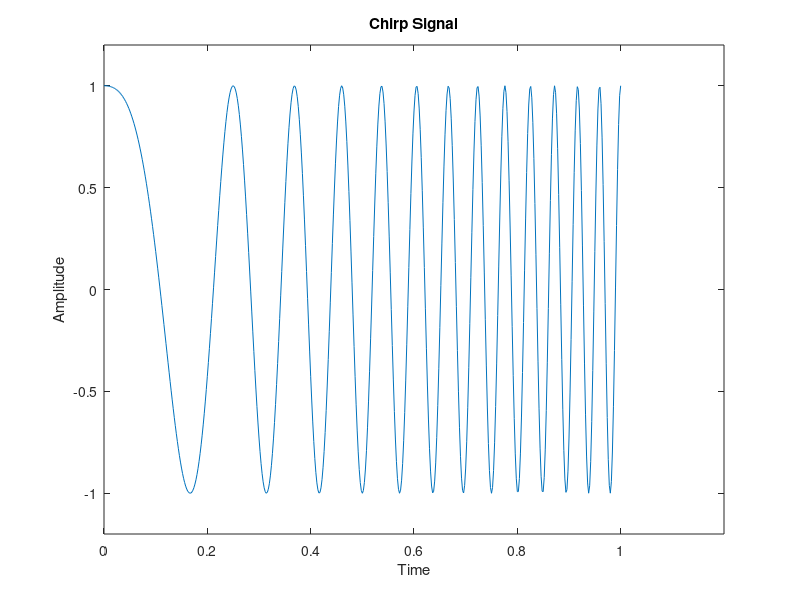

Source code (MATLAB):
fs=500; %sampling frequency
t=0:1/fs:1; %time base - upto 1 second
f0=1;% starting frequency of the chirp
f1=fs/20; %frequency of the chirp at t1=1 second
g =chirp(t,f0,1,f1);
plot(t,g);
title('Chirp Signal');
xlim([0 1.2]);
ylim([-1.2 1.2]);
xlabel('Time');
ylabel('Amplitude');